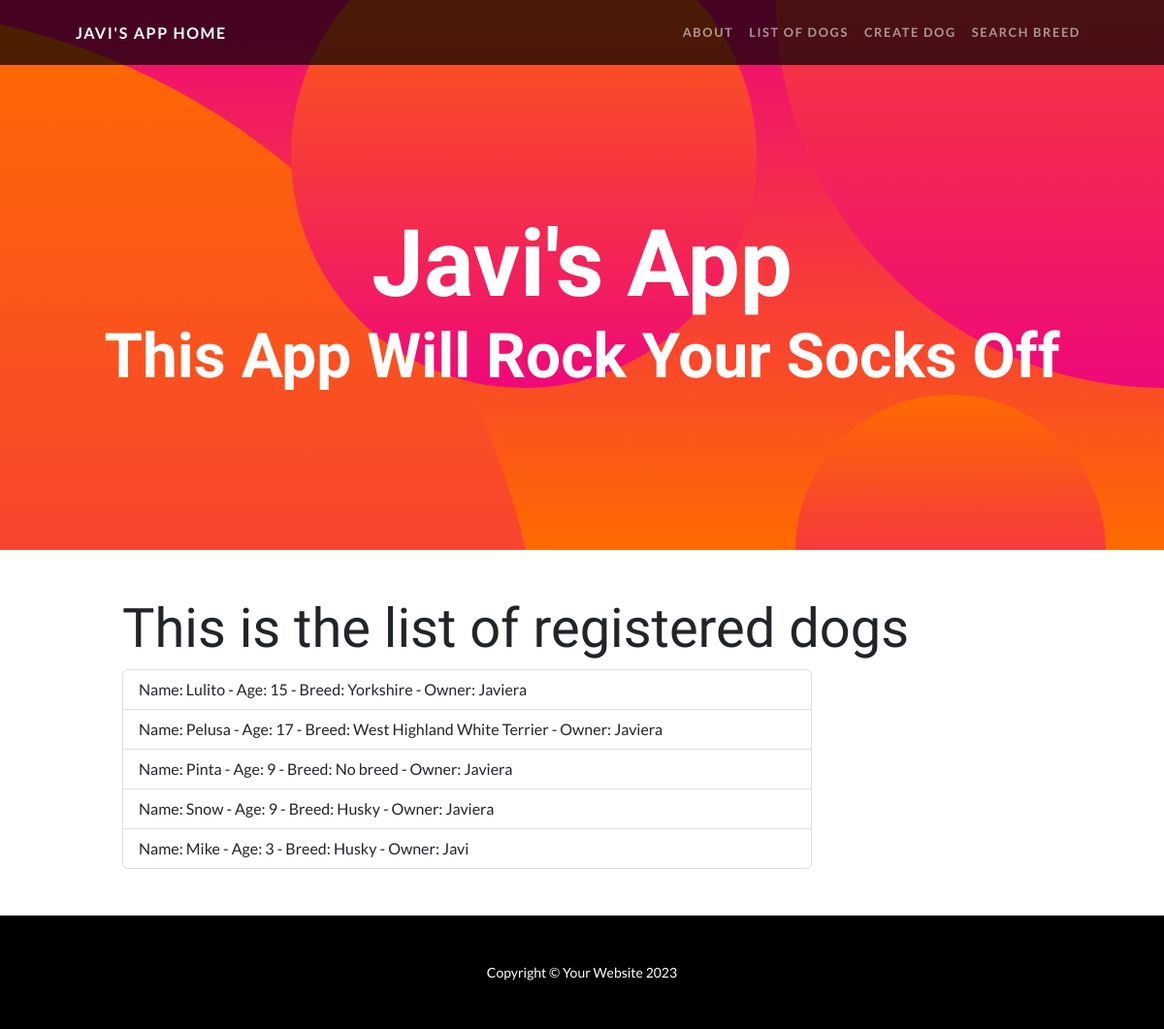
Page /AppJavi/dogs/ on the earlier database version.
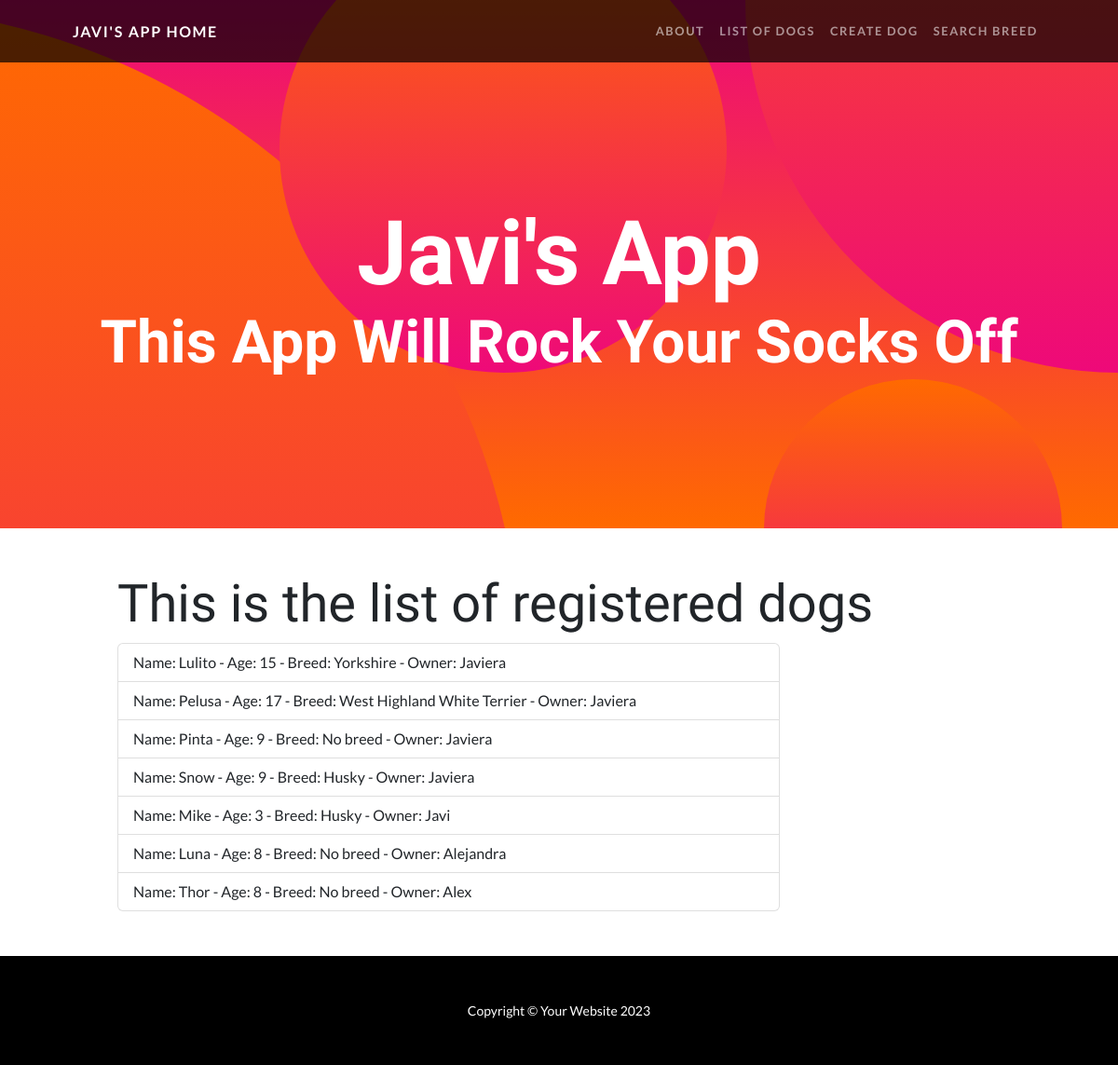
Same page on the later database version.
### AppJavi/models.py (models this page shows, shortened)
class Dog(models.Model):
    name = models.CharField(max_length = 40)
    breed = models.CharField(max_length = 40)
    age = models.IntegerField()
    owner_name = models.CharField(max_length = 40)

### AppJavi/views.py (the view)
# urls.py: path('dogs/', views.dogs, name="dogs-list"),
def dogs(request):
    dogs = Dog.objects.all()
    return render(request, "AppJavi/dogs.html", {'dogs':dogs})

### AppJavi/templates/AppJavi/dogs.html
{% extends "AppJavi/padre.html" %}
{% load static %}
{% block contenidoQueCambia %}
<div class="container px-5">
    <div class="p-5">
        <section>
            <h2 class="display-4">This is the list of registered dogs<h2>
        </section>
        {% if dogs %}
        <ul class="list-group w-75">
        {% for dog in dogs %}
        <li class="list-group-item">
            Name: {{dog.name}} - Age: {{dog.age}} - Breed: {{dog.breed}} - Owner: {{dog.owner_name}}
        </li>
        {% endfor %}
        </ul>
        {% endif %}
    </div>
</div>
{% endblock %}

Differences in the rows shown:
added Dog: name "Luna", age "8", breed "No breed", owner_name "Alejandra"
added Dog: name "Thor", age "8", breed "No breed", owner_name "Alex"
